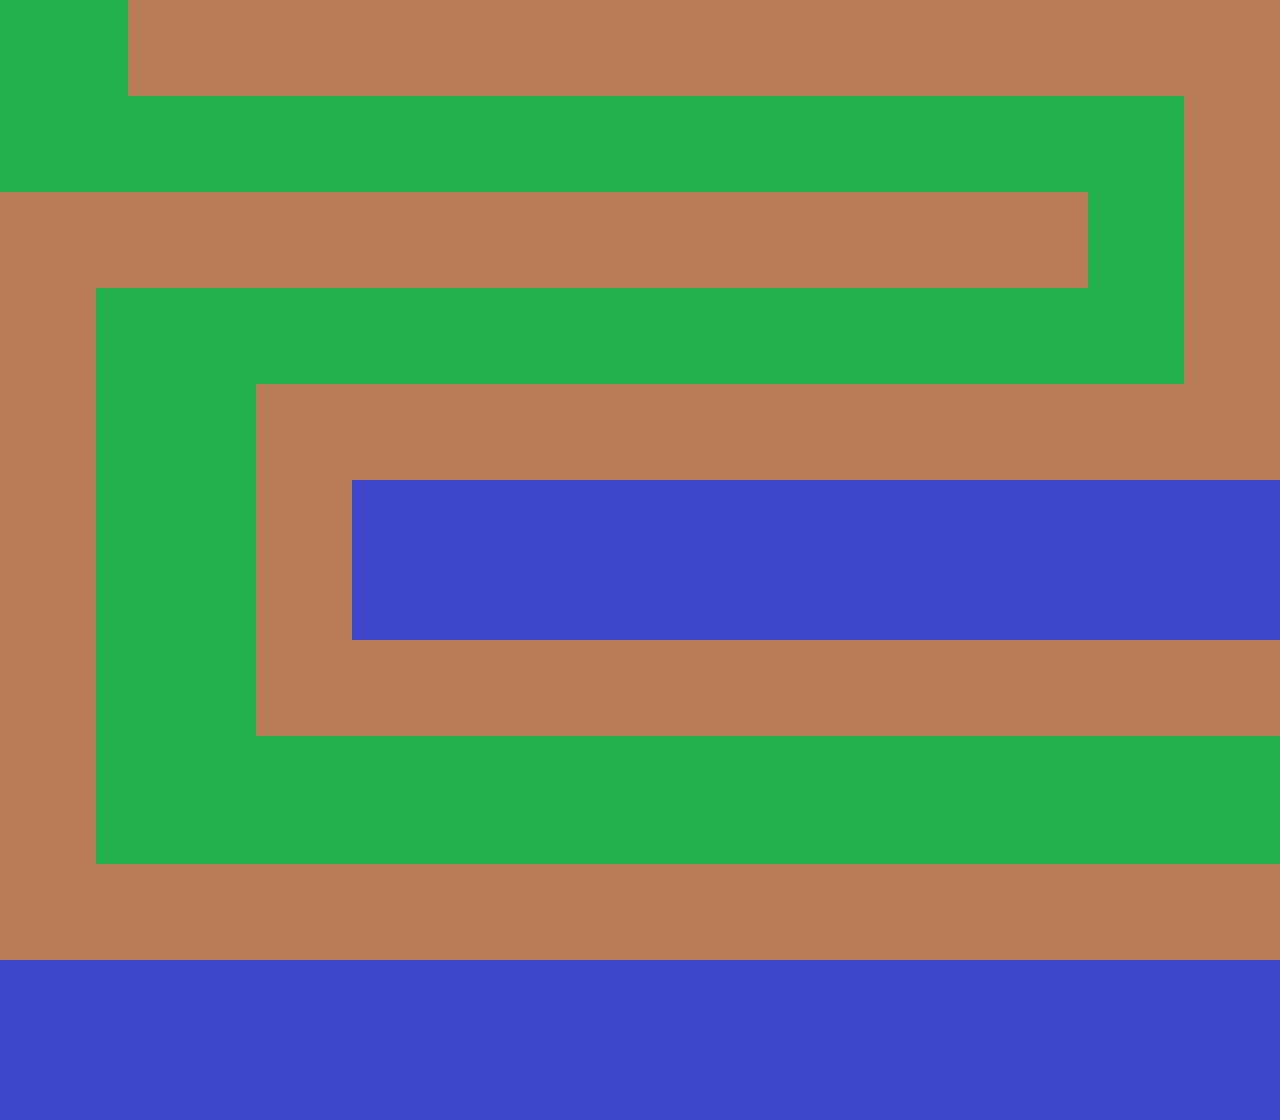

A 2D game scene composited from a Tiled map and its tileset images. What follows is a short description and the map's XML, with every tile layer's data as written:
An orthogonal 40x35 tile map with 32x32 px tiles, 1 tile layer (Terrain Layer) and 10 objects.

<map version="1.10" tiledversion="1.11.2" orientation="orthogonal" renderorder="right-down" width="40" height="35" tilewidth="32" tileheight="32" infinite="0" nextlayerid="7" nextobjectid="27">
 <tileset firstgid="1" source="tileset.tsx" />
 <layer id="1" name="Terrain Layer" width="40" height="35">
  <data encoding="csv">
2,2,2,2,1,1,1,1,1,1,1,1,1,1,1,1,1,1,1,1,1,1,1,1,1,1,1,1,1,1,1,1,1,1,1,1,1,1,1,1,
2,2,2,2,1,1,1,1,1,1,1,1,1,1,1,1,1,1,1,1,1,1,1,1,1,1,1,1,1,1,1,1,1,1,1,1,1,1,1,1,
2,2,2,2,1,1,1,1,1,1,1,1,1,1,1,1,1,1,1,1,1,1,1,1,1,1,1,1,1,1,1,1,1,1,1,1,1,1,1,1,
2,2,2,2,2,2,2,2,2,2,2,2,2,2,2,2,2,2,2,2,2,2,2,2,2,2,2,2,2,2,2,2,2,2,2,2,2,1,1,1,
2,2,2,2,2,2,2,2,2,2,2,2,2,2,2,2,2,2,2,2,2,2,2,2,2,2,2,2,2,2,2,2,2,2,2,2,2,1,1,1,
2,2,2,2,2,2,2,2,2,2,2,2,2,2,2,2,2,2,2,2,2,2,2,2,2,2,2,2,2,2,2,2,2,2,2,2,2,1,1,1,
1,1,1,1,1,1,1,1,1,1,1,1,1,1,1,1,1,1,1,1,1,1,1,1,1,1,1,1,1,1,1,1,1,1,2,2,2,1,1,1,
1,1,1,1,1,1,1,1,1,1,1,1,1,1,1,1,1,1,1,1,1,1,1,1,1,1,1,1,1,1,1,1,1,1,2,2,2,1,1,1,
1,1,1,1,1,1,1,1,1,1,1,1,1,1,1,1,1,1,1,1,1,1,1,1,1,1,1,1,1,1,1,1,1,1,2,2,2,1,1,1,
1,1,1,2,2,2,2,2,2,2,2,2,2,2,2,2,2,2,2,2,2,2,2,2,2,2,2,2,2,2,2,2,2,2,2,2,2,1,1,1,
1,1,1,2,2,2,2,2,2,2,2,2,2,2,2,2,2,2,2,2,2,2,2,2,2,2,2,2,2,2,2,2,2,2,2,2,2,1,1,1,
1,1,1,2,2,2,2,2,2,2,2,2,2,2,2,2,2,2,2,2,2,2,2,2,2,2,2,2,2,2,2,2,2,2,2,2,2,1,1,1,
1,1,1,2,2,2,2,2,1,1,1,1,1,1,1,1,1,1,1,1,1,1,1,1,1,1,1,1,1,1,1,1,1,1,1,1,1,1,1,1,
1,1,1,2,2,2,2,2,1,1,1,1,1,1,1,1,1,1,1,1,1,1,1,1,1,1,1,1,1,1,1,1,1,1,1,1,1,1,1,1,
1,1,1,2,2,2,2,2,1,1,1,1,1,1,1,1,1,1,1,1,1,1,1,1,1,1,1,1,1,1,1,1,1,1,1,1,1,1,1,1,
1,1,1,2,2,2,2,2,1,1,1,4,4,4,4,4,4,4,4,4,4,4,4,4,4,4,4,4,4,4,4,4,4,4,4,4,4,4,4,4,
1,1,1,2,2,2,2,2,1,1,1,4,4,4,4,4,4,4,4,4,4,4,4,4,4,4,4,4,4,4,4,4,4,4,4,4,4,4,4,4,
1,1,1,2,2,2,2,2,1,1,1,4,4,4,4,4,4,4,4,4,4,4,4,4,4,4,4,4,4,4,4,4,4,4,4,4,4,4,4,4,
1,1,1,2,2,2,2,2,1,1,1,4,4,4,4,4,4,4,4,4,4,4,4,4,4,4,4,4,4,4,4,4,4,4,4,4,4,4,4,4,
1,1,1,2,2,2,2,2,1,1,1,4,4,4,4,4,4,4,4,4,4,4,4,4,4,4,4,4,4,4,4,4,4,4,4,4,4,4,4,4,
1,1,1,2,2,2,2,2,1,1,1,1,1,1,1,1,1,1,1,1,1,1,1,1,1,1,1,1,1,1,1,1,1,1,1,1,1,1,1,1,
1,1,1,2,2,2,2,2,1,1,1,1,1,1,1,1,1,1,1,1,1,1,1,1,1,1,1,1,1,1,1,1,1,1,1,1,1,1,1,1,
1,1,1,2,2,2,2,2,1,1,1,1,1,1,1,1,1,1,1,1,1,1,1,1,1,1,1,1,1,1,1,1,1,1,1,1,1,1,1,1,
1,1,1,2,2,2,2,2,2,2,2,2,2,2,2,2,2,2,2,2,2,2,2,2,2,2,2,2,2,2,2,2,2,2,2,2,2,2,2,2,
1,1,1,2,2,2,2,2,2,2,2,2,2,2,2,2,2,2,2,2,2,2,2,2,2,2,2,2,2,2,2,2,2,2,2,2,2,2,2,2,
1,1,1,2,2,2,2,2,2,2,2,2,2,2,2,2,2,2,2,2,2,2,2,2,2,2,2,2,2,2,2,2,2,2,2,2,2,2,2,2,
1,1,1,2,2,2,2,2,2,2,2,2,2,2,2,2,2,2,2,2,2,2,2,2,2,2,2,2,2,2,2,2,2,2,2,2,2,2,2,2,
1,1,1,1,1,1,1,1,1,1,1,1,1,1,1,1,1,1,1,1,1,1,1,1,1,1,1,1,1,1,1,1,1,1,1,1,1,1,1,1,
1,1,1,1,1,1,1,1,1,1,1,1,1,1,1,1,1,1,1,1,1,1,1,1,1,1,1,1,1,1,1,1,1,1,1,1,1,1,1,1,
1,1,1,1,1,1,1,1,1,1,1,1,1,1,1,1,1,1,1,1,1,1,1,1,1,1,1,1,1,1,1,1,1,1,1,1,1,1,1,1,
4,4,4,4,4,4,4,4,4,4,4,4,4,4,4,4,4,4,4,4,4,4,4,4,4,4,4,4,4,4,4,4,4,4,4,4,4,4,4,4,
4,4,4,4,4,4,4,4,4,4,4,4,4,4,4,4,4,4,4,4,4,4,4,4,4,4,4,4,4,4,4,4,4,4,4,4,4,4,4,4,
4,4,4,4,4,4,4,4,4,4,4,4,4,4,4,4,4,4,4,4,4,4,4,4,4,4,4,4,4,4,4,4,4,4,4,4,4,4,4,4,
4,4,4,4,4,4,4,4,4,4,4,4,4,4,4,4,4,4,4,4,4,4,4,4,4,4,4,4,4,4,4,4,4,4,4,4,4,4,4,4,
4,4,4,4,4,4,4,4,4,4,4,4,4,4,4,4,4,4,4,4,4,4,4,4,4,4,4,4,4,4,4,4,4,4,4,4,4,4,4,4
</data>
 </layer>
 <objectgroup id="3" name="Item Spawn Layer">
  <object id="10" x="1197.16" y="802.592">
   <point />
  </object>
  <object id="20" x="189.569" y="487.173">
   <point />
  </object>
 </objectgroup>
 <objectgroup id="2" name="Collision Layer" locked="1">
  <object id="1" x="134.513" y="4.48376" width="1037.99" height="85.1913" />
  <object id="2" x="1188.2" y="-2.24188" width="85.1913" height="470.794" />
  <object id="3" x="262.3" y="383.361" width="914.686" height="87.4332" />
  <object id="4" x="264.542" y="475.278" width="73.982" height="248.848" />
  <object id="5" x="356.459" y="643.419" width="910.202" height="80.7076" />
  <object id="6" x="4.48376" y="863.123" width="1266.66" height="89.6751" />
  <object id="7" x="6.72563" y="190.56" width="82.9495" height="663.596" />
  <object id="8" x="98.6426" y="196.878" width="979.7" height="87.4332" />
 </objectgroup>
</map>
